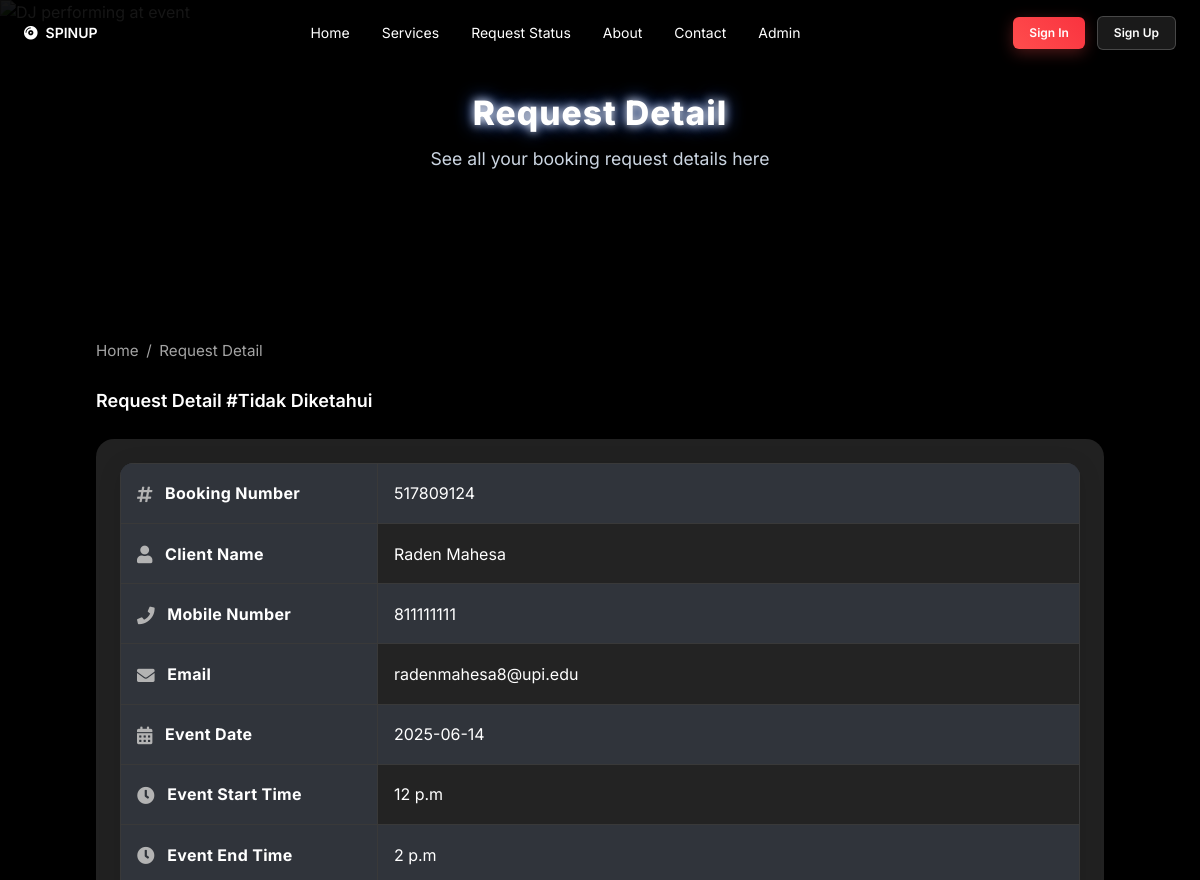
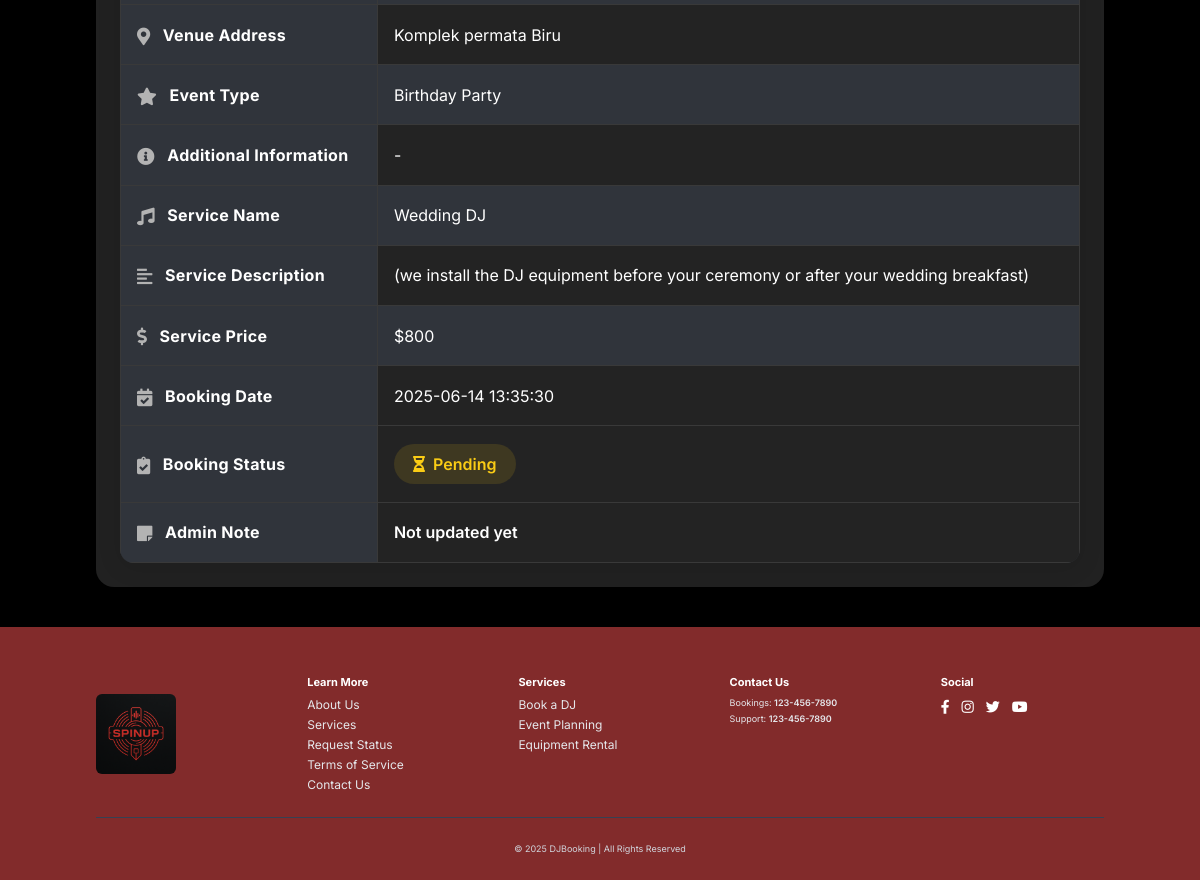
/odms/request-details.php?bid=91, run on the app's committed database (2 pictures, top to bottom).
### tables this page shows
CREATE TABLE `tblbooking` (
  `ID` int(10) NOT NULL,
  `BookingID` int(10) DEFAULT NULL,
  `ServiceID` int(10) DEFAULT NULL,
  `Name` varchar(200) DEFAULT NULL,
  `MobileNumber` bigint(10) DEFAULT NULL,
  `Email` varchar(200) DEFAULT NULL,
  `EventDate` varchar(200) DEFAULT NULL,
  `EventStartingtime` varchar(200) DEFAULT NULL,
  `EventEndingtime` varchar(200) DEFAULT NULL,
  `VenueAddress` mediumtext DEFAULT NULL,
  `EventType` varchar(200) DEFAULT NULL,
  `AdditionalInformation` mediumtext DEFAULT NULL,
  `BookingDate` timestamp NULL DEFAULT current_timestamp(),
  `Remark` varchar(200) DEFAULT NULL,
  `Status` varchar(200) DEFAULT NULL,
  `UpdationDate` timestamp NULL DEFAULT NULL ON UPDATE current_timestamp()
);

CREATE TABLE `tblservice` (
  `ID` int(10) NOT NULL,
  `ServiceName` varchar(200) DEFAULT NULL,
  `SerDes` varchar(250) NOT NULL,
  `ServicePrice` varchar(200) DEFAULT NULL,
  `CreationDate` timestamp NULL DEFAULT current_timestamp()
);

### odms/request-details.php (the view, shortened to what this page needs)
<?php
$booking_id_display = isset($_GET['bookingid']) ? htmlspecialchars($_GET['bookingid']) : 'Tidak Diketahui';
$eid = isset($_GET['bid']) ? $_GET['bid'] : null;
?>
<!DOCTYPE html>
<html lang="en">
<head>
  <link rel="stylesheet" href="../src/output.css">
  <link href="https://cdnjs.cloudflare.com/ajax/libs/font-awesome/5.15.3/css/all.min.css" rel="stylesheet" />
</head>
<body class="bg-black text-white">
  <header class="relative">
    <?php include_once('includes/header.php'); ?>
    <div class="header-container" style="position:relative;width:100%;height:300px;overflow:hidden;">
      <img src="images/abt.jpg" alt="DJ performing at event" class="w-full h-[300px] object-cover header-image" />
      <div class="header-overlay" style="position:absolute;top:0;left:0;right:0;bottom:0;background:linear-gradient(to top,rgba(0,0,0,0.95) 0%,rgba(0,0,0,0.7) 60%,rgba(0,0,0,0.1) 100%);"></div>
      <div class="header-content" style="position:absolute;top:50%;left:50%;transform:translate(-50%,-50%);text-align:center;width:100%;max-width:500px;padding:0 20px;z-index:2;">
        <h1 class="section-title">Request Detail</h1>
        <p class="section-desc">See all your booking request details here</p>
      </div>
    </div>
  </header>
  <main class="px-6 md:px-16 lg:px-24 xl:px-32 py-10 max-w-[1280px] mx-auto">
    <div class="breadcrumb">
      <a href="index.php">Home</a>
      <span>/</span>
      <span>Request Detail</span>
    </div>
    <h2 class="font-semibold text-white text-lg mb-6">Request Detail #<?php echo $booking_id_display; ?></h2>
    <div class="bg-card shadow-md rounded-lg p-6 md:p-8">
      <?php
      if ($eid) {
        $sql = "SELECT tblbooking.BookingID,tblbooking.Name,tblbooking.MobileNumber,tblbooking.Email,tblbooking.EventDate,tblbooking.EventStartingtime,tblbooking.EventEndingtime,tblbooking.VenueAddress,tblbooking.EventType,tblbooking.AdditionalInformation,tblbooking.BookingDate,tblbooking.Remark,tblbooking.Status,tblbooking.UpdationDate,tblservice.ServiceName,tblservice.SerDes,tblservice.ServicePrice from tblbooking join tblservice on tblbooking.ServiceID=tblservice.ID  where tblbooking.ID=:eid";
        $query = $dbh->prepare($sql);
        $query->bindParam(':eid', $eid, PDO::PARAM_STR);
        $query->execute();
        $results = $query->fetchAll(PDO::FETCH_OBJ);
        if ($query->rowCount() > 0) {
          foreach ($results as $row) { ?>
            <div class="overflow-x-auto">
              <table class="table-modern">
                <tbody>
                  <tr>
                    <th><i class="fas fa-hashtag icon-label"></i>Booking Number</th>
                    <td><?php echo htmlentities($row->BookingID); ?></td>
                  </tr>
                  <tr>
                    <th><i class="fas fa-user icon-label"></i>Client Name</th>
                    <td><?php echo htmlentities($row->Name); ?></td>
                  </tr>
                  <tr>
                    <th><i class="fas fa-phone icon-label"></i>Mobile Number</th>
                    <td><?php echo htmlentities($row->MobileNumber); ?></td>
                  </tr>
                  <tr>
                    <th><i class="fas fa-envelope icon-label"></i>Email</th>
                    <td><?php echo htmlentities($row->Email); ?></td>
                  </tr>
                  <tr>
                    <th><i class="fas fa-calendar-alt icon-label"></i>Event Date</th>
                    <td><?php echo htmlentities($row->EventDate); ?></td>
                  </tr>
                  <tr>
                    <th><i class="fas fa-clock icon-label"></i>Event Start Time</th>
                    <td><?php echo htmlentities($row->EventStartingtime); ?></td>
                  </tr>
                  <tr>
                    <th><i class="fas fa-clock icon-label"></i>Event End Time</th>
                    <td><?php echo htmlentities($row->EventEndingtime); ?></td>
                  </tr>
                  <tr>
                    <th><i class="fas fa-map-marker-alt icon-label"></i>Venue Address</th>
                    <td><?php echo htmlentities($row->VenueAddress); ?></td>
                  </tr>
                  <tr>
                    <th><i class="fas fa-star icon-label"></i>Event Type</th>
                    <td><?php echo htmlentities($row->EventType); ?></td>
                  </tr>
                  <tr>
                    <th><i class="fas fa-info-circle icon-label"></i>Additional Information</th>
                    <td><?php echo htmlentities($row->AdditionalInformation); ?></td>
                  </tr>
                  <tr>
                    <th><i class="fas fa-music icon-label"></i>Service Name</th>
                    <td><?php echo htmlentities($row->ServiceName); ?></td>
                  </tr>
                  <tr>
                    <th><i class="fas fa-align-left icon-label"></i>Service Description</th>
                    <td><?php echo htmlentities($row->SerDes); ?></td>
                  </tr>
                  <tr>
                    <th><i class="fas fa-dollar-sign icon-label"></i>Service Price</th>
                    <td>$<?php echo htmlentities($row->ServicePrice); ?></td>
                  </tr>
                  <tr>
                    <th><i class="fas fa-calendar-check icon-label"></i>Booking Date</th>
                    <td><?php echo htmlentities($row->BookingDate); ?></td>
                  </tr>
                  <tr style="background:#232323;">
                    <th class="font-bold"><i class="fas fa-clipboard-check icon-label"></i>Booking Status</th>
                    <td class="font-semibold">
                      <?php
                      $status = $row->Status;
                      if ($status == "Approved") {
                        echo "<span class='badge-status badge-approved'><i class='fas fa-check-circle'></i>Approved</span>";
                      } else if ($status == "Cancelled") {
                        echo "<span class='badge-status badge-cancelled'><i class='fas fa-times-circle'></i>Cancelled</span>";
                      } else {
                        echo "<span class='badge-status badge-pending'><i class='fas fa-hourglass-half'></i>Pending</span>";
                      }
                      ?>
                    </td>
                  </tr>
                  <tr style="background:#232323;">
                    <th class="font-bold"><i class="fas fa-sticky-note icon-label"></i>Admin Note</th>
                    <td class="font-semibold">
                      <?php if ($row->Remark == "") { ?>
                        Not updated yet
                      <?php } else { ?>
                        <?php echo htmlentities($row->Remark); ?>
                      <?php } ?>
                    </td>
                  </tr>
                </tbody>
              </table>
            </div>
      <?php
          }
        } else {
          echo "<p class='text-center text-gray-400'>Request details not found.</p>";
        }
      } else {
        echo "<p class='text-center text-gray-400'>Invalid request ID.</p>";
      }
      ?>
    </div>
  </main>
  <?php include_once('includes/footer.php'); ?>
</body>
</html>

### odms/request-details.php (style rules this page uses)
body { font-family: "Inter", sans-serif; }
.table-modern { width: 100%; border-collapse: collapse; background: #30343b; border-radius: 14px; overflow: hidden; box-shadow: 0 4px 24px rgba(0, 0, 0, 0.10); }
.table-modern th, .table-modern td { border: 1px solid #393939; padding: 1.1rem 1rem; text-align: left; font-size: 1rem; }
.table-modern th { background-color: #30343b; color: #fff; font-weight: 700; letter-spacing: 0.02em; }
.table-modern tr:nth-child(even) { background-color: #232323; }
.table-modern tr:nth-child(odd) { background-color: #30343b; }
.bg-card { background: #212121 !important; box-shadow: 0 6px 32px rgba(0, 0, 0, 0.18); border-radius: 18px; }
.badge-status { display: inline-flex; align-items: center; padding: 0.5em 1.2em; border-radius: 9999px; font-weight: 600; font-size: 1rem; gap: 0.5em; }
.badge-pending { background: rgba(250, 204, 21, 0.12); color: #facc15; }
.icon-label { color: #b3b3b3; margin-right: 0.7em; font-size: 1.1em; vertical-align: middle; }
.section-title { font-size: 2.1rem; font-weight: 800; color: #fff; margin-bottom: 0.5rem; text-shadow: 0 0 10px #fff, 0 0 18px #2563eb, 2px 2px 8px rgba(0, 0, 0, 0.3); letter-spacing: 1px; }
.section-desc { color: #cbd5e1; font-size: 1.1rem; margin-bottom: 2.5rem; text-align: center; }
.breadcrumb { display: flex; align-items: center; gap: 0.5em; font-size: 0.95em; color: #a3a3a3; margin-bottom: 1.5rem; }
.breadcrumb a { color: #a3a3a3; text-decoration: none; }

### data on the page
tblbooking: BookingID "517809124", Name "Raden Mahesa", MobileNumber "811111111", Email "radenmahesa8@upi.edu", EventDate "2025-06-14", EventStartingtime "12 p.m", EventEndingtime "2 p.m", VenueAddress "Komplek permata Biru", EventType "Birthday Party", AdditionalInformation "-", ServiceID.ServiceName "Wedding DJ", ServiceID.SerDes "(we install the DJ equipment before your ceremony or after your wedding breakfast)", ServiceID.ServicePrice "800", BookingDate "2025-06-14 13:35:30", Status "Pending", shows "Not updated yet"

### other printed values
$booking_id_display "Tidak Diketahui"
